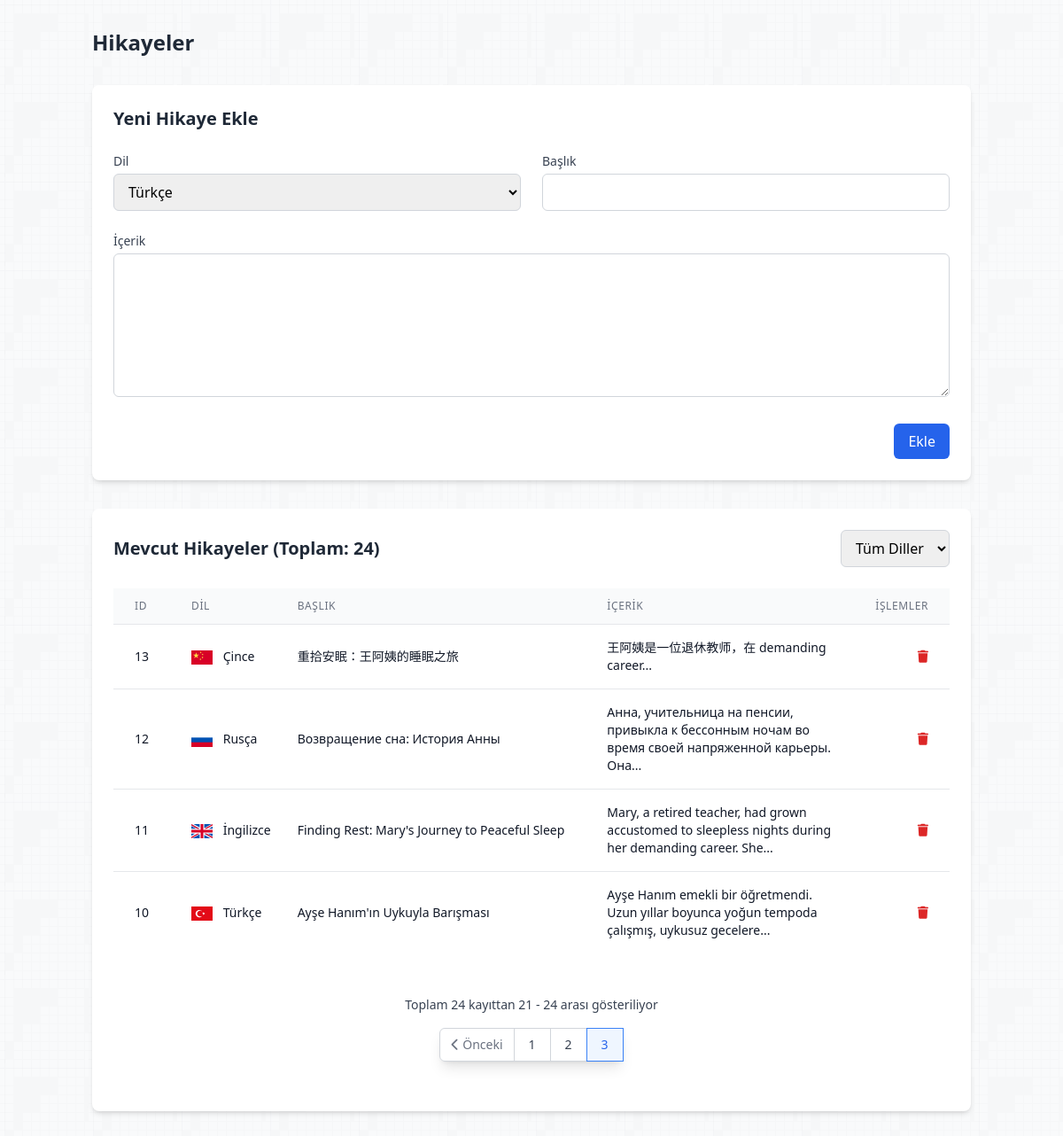
The page /admin/manage_stories.php?page=3&language=all (signed in) on the database its author committed.
### tables this page shows
CREATE TABLE `stories` (
  `id` int(11) NOT NULL,
  `language_code` varchar(5) NOT NULL,
  `title` varchar(255) NOT NULL,
  `content` text NOT NULL,
  `is_used` tinyint(1) DEFAULT 0,
  `used_date` date DEFAULT NULL,
  `created_at` timestamp NOT NULL DEFAULT current_timestamp()
);

### admin/manage_stories.php (the view, shortened to what this page needs)
<?php
$database = new Database();
$db = $database->getConnection();
function getLanguageInfo($code) {
    $languages = [
        'tr_TR' => ['flag' => '<img src="../assets/flags/TR.svg" class="inline-block w-6 h-4 mr-2" alt="TR">', 'name' => 'Türkçe'],
        'en' => ['flag' => '<img src="../assets/flags/GB.svg" class="inline-block w-6 h-4 mr-2" alt="EN">', 'name' => 'İngilizce'],
        'ru' => ['flag' => '<img src="../assets/flags/RU.svg" class="inline-block w-6 h-4 mr-2" alt="RU">', 'name' => 'Rusça'],
        'zh' => ['flag' => '<img src="../assets/flags/CN.svg" class="inline-block w-6 h-4 mr-2" alt="ZH">', 'name' => 'Çince']
    ];
    return $languages[$code] ?? ['flag' => '<img src="../assets/flags/blank.svg" class="inline-block w-6 h-4 mr-2" alt="?">', 'name' => $code];
}
function truncateText($text, $limit = 100) {
    $truncated = mb_substr($text, 0, $limit);
    $lastSpace = mb_strrpos($truncated, ' ');
    if ($lastSpace !== false) {
        $truncated = mb_substr($truncated, 0, $lastSpace);
    }
    return $truncated . '...';
}
$records_per_page = 10;
$current_page = isset($_GET['page']) ? (int)$_GET['page'] : 1;
$offset = ($current_page - 1) * $records_per_page;
$selected_language = isset($_GET['language']) ? $_GET['language'] : 'all';
$language_filter = $selected_language !== 'all' ? "WHERE language_code = ?" : "";
$count_query = "SELECT COUNT(*) as total FROM stories $language_filter";
$count_stmt = $db->prepare($count_query);
if ($selected_language !== 'all') {
    $count_stmt->execute([$selected_language]);
} else {
    $count_stmt->execute();
}
$total_count = $count_stmt->fetch(PDO::FETCH_ASSOC)['total'];
$total_pages = ceil($total_count / $records_per_page);
$query = "SELECT * FROM stories $language_filter ORDER BY id DESC LIMIT $records_per_page OFFSET $offset";
$stmt = $db->prepare($query);
if ($selected_language !== 'all') {
    $stmt->execute([$selected_language]);
} else {
    $stmt->execute();
}
$stories = $stmt->fetchAll(PDO::FETCH_ASSOC);
?>
<!DOCTYPE html>
<html lang="tr">
<head>
    <script src="https://cdn.tailwindcss.com"></script>
    <link rel="stylesheet" href="https://cdnjs.cloudflare.com/ajax/libs/font-awesome/6.5.1/css/all.min.css">
</head>
<body class="pattern-bg min-h-screen bg-gray-50">
    <div class="container mx-auto px-4 py-8">
        <div class="flex justify-between items-center mb-8">
            <h1 class="text-2xl font-bold text-gray-800">Hikayeler</h1>
        </div>
        <div class="bg-white rounded-lg shadow-md p-6 mb-8">
            <h2 class="text-xl font-semibold text-gray-800 mb-4">Yeni Hikaye Ekle</h2>
            <form method="POST" class="space-y-6">
                <div class="grid grid-cols-1 md:grid-cols-2 gap-6">
                    <div>
                        <label class="block text-sm font-medium text-gray-700 mb-1">Dil</label>
                        <select name="language" required class="w-full px-3 py-2 border border-gray-300 rounded-md focus:outline-none focus:ring-2 focus:ring-blue-500">
                            <?php foreach (['tr_TR', 'en', 'ru', 'zh'] as $langCode): ?>
                                <?php $langInfo = getLanguageInfo($langCode); ?>
                                <option value="<?php echo $langCode; ?>">
                                    <?php echo $langInfo['flag']; ?> <?php echo $langInfo['name']; ?>
                                </option>
                            <?php endforeach; ?>
                        </select>
                    </div>
                    <div>
                        <label class="block text-sm font-medium text-gray-700 mb-1">Başlık</label>
                        <input type="text" name="title" required class="w-full px-3 py-2 border border-gray-300 rounded-md focus:outline-none focus:ring-2 focus:ring-blue-500">
                    </div>
                </div>
                <div>
                    <label class="block text-sm font-medium text-gray-700 mb-1">İçerik</label>
                    <textarea name="content" required rows="6" class="w-full px-3 py-2 border border-gray-300 rounded-md focus:outline-none focus:ring-2 focus:ring-blue-500"></textarea>
                </div>
                <div class="flex justify-end">
                    <button type="submit" class="bg-blue-600 text-white px-4 py-2 rounded-md hover:bg-blue-700 focus:outline-none focus:ring-2 focus:ring-blue-500">
                        Ekle
                    </button>
                </div>
            </form>
        </div>
        <div class="bg-white rounded-lg shadow-md p-6">
            <div class="flex justify-between items-center mb-6">
                <h2 class="text-xl font-semibold text-gray-800">Mevcut Hikayeler (Toplam: <?php echo $total_count; ?>)</h2>
                <form method="GET" action="" class="flex items-center space-x-4">
                    <select name="language" onchange="this.form.submit()" class="px-3 py-2 border border-gray-300 rounded-md focus:outline-none focus:ring-2 focus:ring-blue-500">
                        <option value="all" <?php echo $selected_language === 'all' ? 'selected' : ''; ?>>Tüm Diller</option>
                    </select>
                </form>
            </div>
            <div class="overflow-x-auto">
                <table class="min-w-full divide-y divide-gray-200">
                    <thead class="bg-gray-50">
                        <tr>
                            <th class="px-6 py-3 text-left text-xs font-medium text-gray-500 uppercase tracking-wider">ID</th>
                            <th class="px-6 py-3 text-left text-xs font-medium text-gray-500 uppercase tracking-wider">Dil</th>
                            <th class="px-6 py-3 text-left text-xs font-medium text-gray-500 uppercase tracking-wider">Başlık</th>
                            <th class="px-6 py-3 text-left text-xs font-medium text-gray-500 uppercase tracking-wider">İçerik</th>
                            <th class="px-6 py-3 text-right text-xs font-medium text-gray-500 uppercase tracking-wider">İşlemler</th>
                        </tr>
                    </thead>
                    <tbody class="bg-white divide-y divide-gray-200">
                        <?php foreach ($stories as $story): ?>
                            <tr class="hover:bg-gray-50">
                                <td class="px-6 py-4 whitespace-nowrap text-sm text-gray-900"><?php echo $story['id']; ?></td>
                                <td class="px-6 py-4 whitespace-nowrap text-sm text-gray-900">
                                    <?php
                                        $langInfo = getLanguageInfo($story['language_code']);
                                        echo $langInfo['flag'] . ' ' . $langInfo['name'];
                                    ?>
                                </td>
                                <td class="px-6 py-4 whitespace-nowrap text-sm text-gray-900"><?php echo $story['title']; ?></td>
                                <td class="px-6 py-4 text-sm text-gray-900"><?php echo nl2br(htmlspecialchars(truncateText($story['content']))); ?></td>
                                <td class="px-6 py-4 whitespace-nowrap text-right text-sm font-medium">
                                    <form method="POST" class="inline-block" onsubmit="return confirm('Bu hikayeyi silmek istediğinizden emin misiniz?');">
                                        <button type="submit" class="text-red-600 hover:text-red-900">
                                            <i class="fas fa-trash"></i>
                                        </button>
                                    </form>
                                </td>
                            </tr>
                        <?php endforeach; ?>
                    </tbody>
                </table>
            </div>
            <div class="mt-12 mb-8 flex flex-col items-center space-y-4">
                <div class="text-sm text-gray-700">
                    <span>Toplam <?php echo $total_count; ?> kayıttan </span>
                    <span class="font-medium"><?php echo ($offset + 1); ?></span>
                    <span> - </span>
                    <span class="font-medium"><?php echo min($offset + $records_per_page, $total_count); ?></span>
                    <span> arası gösteriliyor</span>
                </div>
                <nav class="relative z-0 inline-flex rounded-md shadow-lg -space-x-px" aria-label="Pagination">
                    <?php if ($current_page > 1): ?>
                        <a href="?page=<?php echo ($current_page - 1); ?>&language=<?php echo $selected_language; ?>"
                           class="relative inline-flex items-center px-3 py-2 rounded-l-md border border-gray-300 bg-white text-sm font-medium text-gray-500 hover:bg-gray-50 hover:text-blue-600 transition-colors duration-200">
                            <i class="fas fa-chevron-left mr-1"></i>
                            Önceki
                        </a>
                    <?php endif; ?>
                    <?php
                    $start = max(1, min($current_page - 2, $total_pages - 4));
                    $end = min($total_pages, max($current_page + 2, 5));
                    for ($i = $start; $i <= $end; $i++) {
                        if ($i == $current_page) {
                            echo "<span class='relative inline-flex items-center px-4 py-2 border border-blue-500 bg-blue-50 text-sm font-medium text-blue-600 z-10'>$i</span>";
                        } else {
                            echo "<a href='?page=$i&language=$selected_language'
                                    class='relative inline-flex items-center px-4 py-2 border border-gray-300 bg-white text-sm font-medium text-gray-700 hover:bg-gray-50 hover:text-blue-600 transition-colors duration-200'>$i</a>";
                        }
                    }
                    ?>
                </nav>
            </div>
        </div>
    </div>
</body>
</html>

### admin/manage_stories.php (style rules this page uses)
body { padding: 0; margin: 0; background: transparent; }
.pattern-bg { background-color: #f8fafc; background-image: url("../assets/patterns/background.svg"); }

### rows shown on the page
stories: id "13", language_code "Çince", title "重拾安眠：王阿姨的睡眠之旅", content "王阿姨是一位退休教师，在 demanding career..."
stories: id "12", language_code "Rusça", title "Возвращение сна: История Анны", content "Анна, учительница на пенсии, привыкла к бессонным ночам во время своей напряженной карьеры. Она..."
stories: id "11", language_code "İngilizce", title "Finding Rest: Mary's Journey to Peaceful Sleep", content "Mary, a retired teacher, had grown accustomed to sleepless nights during her demanding career. She..."
stories: id "10", language_code (picture), language_code "Türkçe", title "Ayşe Hanım'ın Uykuyla Barışması", content "Ayşe Hanım emekli bir öğretmendi. Uzun yıllar boyunca yoğun tempoda çalışmış, uykusuz gecelere..."

### other values the page prints
$total_count "24"
$offset + 1 "21"
min($offset + $records_per_page, $total_count) "24"
form field language "Türkçe"
